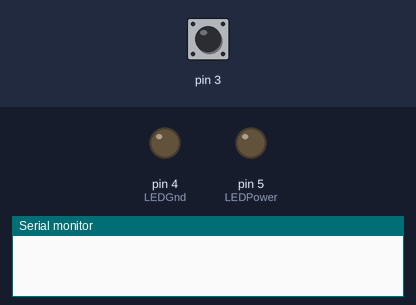
A sketch run on a simulated Arduino Uno, built with avr-gcc and run on an emulated ATmega328P. Shown: output pins drawn as LEDs (lit = HIGH), the last lines printed to the serial monitor. Dashed ring = blinking. Inputs (shaded band) come from the test bench; at power-on: pin 3 HIGH. Pins used as bus, display or sensor lines are not drawn.

Above: at 1.2 s.
1.3 s: pin 3 driven LOW
At 2.6 s:
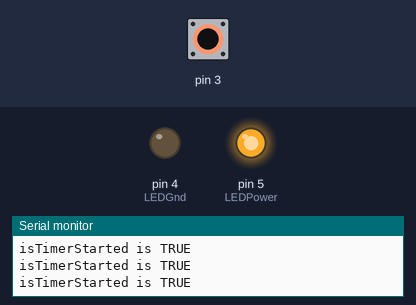
4.3 s: pin 3 pulsed HIGH 5 times (0.12 s each, 0.3 s apart)
At 4.87 s:
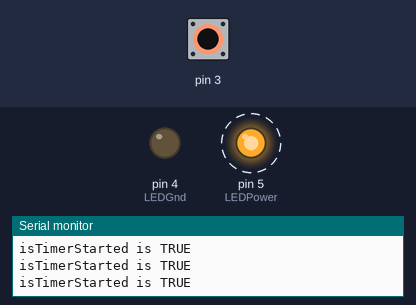
Timing chart, 0 to 7.3 s (numbered marks = the images above; inputs shaded):
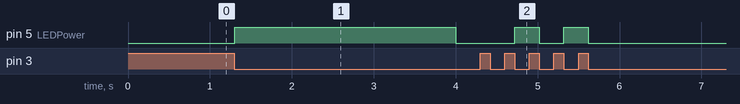

The sketch:

blinky.ino
```cpp
#include <TimerOne.h>

// declare pin names
const int LEDPower = 5;
const int LEDGnd = 4;
const int ButtonPower = 7;
const int ButtonGnd = 6;
const int ButtonInput = 2;

volatile boolean isTimerStarted = false;

void setup() {
  // enable serial
  Serial.begin(9600);

  // declare pin modes
  pinMode(LEDPower, OUTPUT);
  pinMode(LEDGnd, OUTPUT);
  pinMode(ButtonPower, OUTPUT);
  pinMode(ButtonGnd, OUTPUT);
  pinMode(ButtonInput, INPUT);

  // initialize timer
  Timer1.initialize(4000000); // set a timer of length 100000 microseconds (or 0.1 sec - or 10Hz => the led will blink 5 times, 5 cycles of on-and-off, per second)
  Timer1.attachInterrupt(timerIsr); // attach the service routine here
//  Timer1.stop(); // keep the timer off at first

  // initialize button interrupt
  attachInterrupt(digitalPinToInterrupt(3), buttonIsr, FALLING);

  // initialize pin values
  digitalWrite(LEDGnd, LOW);
  digitalWrite(LEDPower, LOW);
  digitalWrite(ButtonPower, HIGH);
  digitalWrite(ButtonGnd, LOW);


}

void loop() {
  while (1) {
    //  Serial.println(isTimerStarted);
  }
}

void timerIsr() {
  Serial.println("timer interrupt triggered");
  digitalWrite(LEDPower, LOW);

}

void buttonIsr() {
  Serial.println("interrupt triggered");
  if (isTimerStarted == false) { // if timer has already started or finished counting, then we are pressing the button to reset it
//    Timer1.initialize(4000000);
//    Timer1.restart(); // start a new period
    isTimerStarted = true;
    digitalWrite(LEDPower, HIGH);
    for(int i = 0; i < 10; i++) {
    Serial.println("isTimerStarted is TRUE");
    }
  }
  else {
//    Timer1.stop(); // else, we are pressing it
    digitalWrite(LEDPower, LOW);
    isTimerStarted = false;
    Serial.println("isTimerStarted is FALSE");
  }
}
```

Measured:
- after the input at 1.3 s, pin 5 (LEDPower): LOW → HIGH at once, → LOW 2.7 s later
- after the input at 4.3 s, pin 5 (LEDPower): alternates HIGH for 0.30 s and LOW for 0.30 s, 4 changes in all, then stays LOW, starting after 0.42 s
